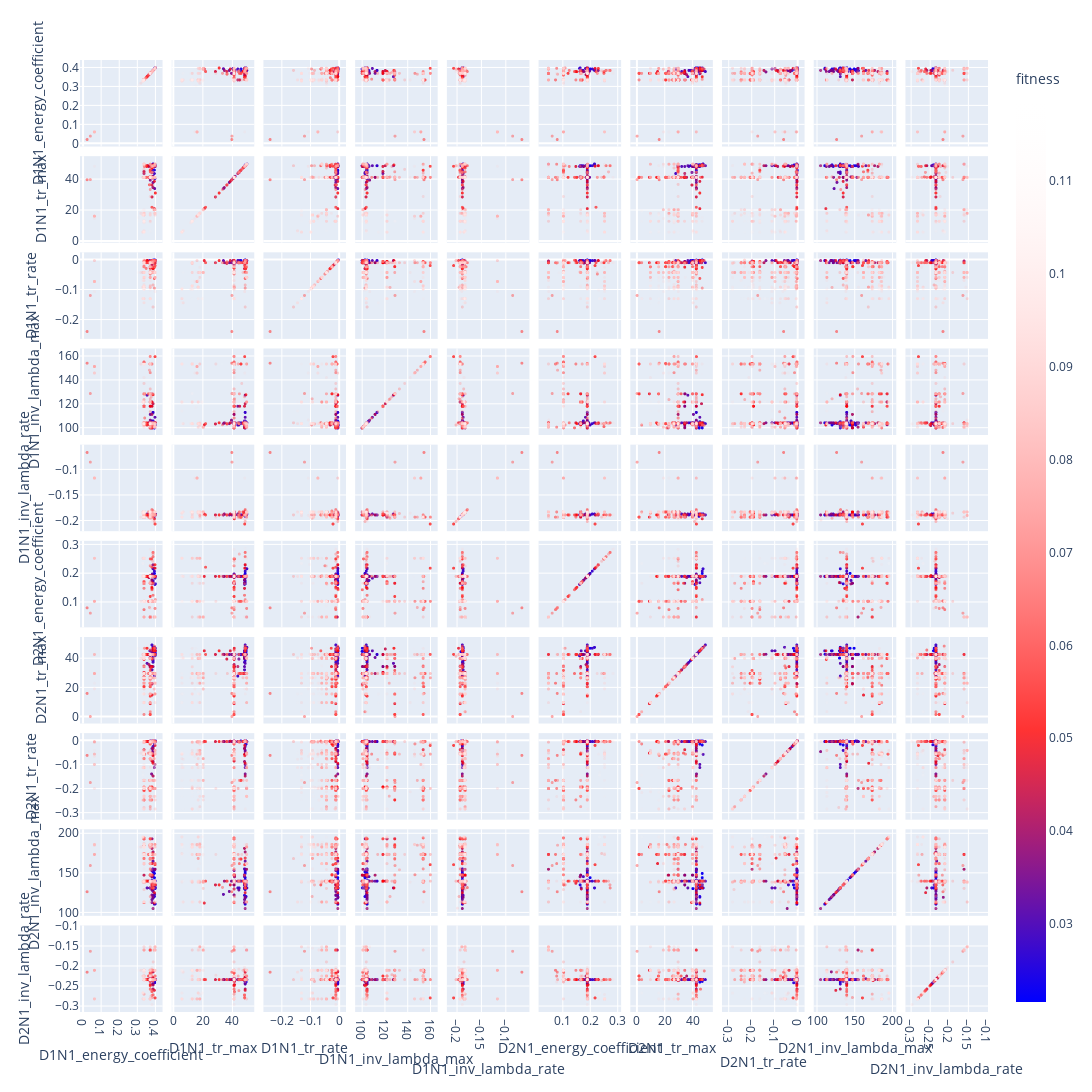

Notebook cell for this chart:
### Code cell
fig = px.scatter_matrix(
    viewer.hall_of_fame[:4000],
    dimensions=viewer.hall_of_fame.columns[:-1],
    height=1500,
    width=1500,
    color="fitness",
    color_continuous_scale=[
        (0, "rgba(0,0,255,1)"),
        (0.3, "rgba(255,0,0,0.8)"),
        (1, "rgba(255,255,255,0.0)"),
    ],
)
# fig.update_traces(
#     showupperhalf=False,
# )
# change la taille des points
fig.update_traces(
    marker={"size": 3},
    unselected={"marker": {"opacity": 0.01}},
)

param_bounds = {
    k: (v.lower_bound, v.upper_bound)
    for k, v in cost_function.functional_groups.unique_functional_groups_parameters_ordered.items()
}
for i, param_name in enumerate(viewer.hall_of_fame.columns[:-1]):
    lower_bound = param_bounds[param_name][0]
    upper_bound = param_bounds[param_name][1]
    fig.update_xaxes(range=[lower_bound, upper_bound], row=i + 1, col=i + 1)

fig

### Figure 1 — Plotly figure (JSON) as saved in the notebook; plotly's stock layout.template omitted (floating-point values rounded to 4 significant figures; data arrays with more than 128 entries replaced by an {"elided": "..."} marker saying what was removed)
{"data": [{"dimensions": [{"axis": {"matches": true}, "label": "D1N1_energy_coefficient", "values": {"elided": "4000 float values"}}, {"axis": {"matches": true}, "label": "D1N1_tr_max", "values": {"elided": "4000 float values"}}, {"axis": {"matches": true}, "label": "D1N1_tr_rate", "values": {"elided": "4000 float values"}}, {"axis": {"matches": true}, "label": "D1N1_inv_lambda_max", "values": {"elided": "4000 float values"}}, {"axis": {"matches": true}, "label": "D1N1_inv_lambda_rate", "values": {"elided": "4000 float values"}}, {"axis": {"matches": true}, "label": "D2N1_energy_coefficient", "values": {"elided": "4000 float values"}}, {"axis": {"matches": true}, "label": "D2N1_tr_max", "values": {"elided": "4000 float values"}}, {"axis": {"matches": true}, "label": "D2N1_tr_rate", "values": {"elided": "4000 float values"}}, {"axis": {"matches": true}, "label": "D2N1_inv_lambda_max", "values": {"elided": "4000 float values"}}, {"axis": {"matches": true}, "label": "D2N1_inv_lambda_rate", "values": {"elided": "4000 float values"}}], "hovertemplate": "%{xaxis.title.text}=%{x}<br>%{yaxis.title.text}=%{y}<br>fitness=%{marker.color}<extra></extra>", "legendgroup": "", "marker": {"color": {"elided": "4000 float values"}, "coloraxis": "coloraxis", "size": 3, "symbol": "circle"}, "name": "", "showlegend": false, "type": "splom", "unselected": {"marker": {"opacity": 0.01}}}], "layout": {"coloraxis": {"colorbar": {"title": {"text": "fitness"}}, "colorscale": [[0, "rgba(0,0,255,1)"], [0.3, "rgba(255,0,0,0.8)"], [1, "rgba(255,255,255,0.0)"]]}, "dragmode": "select", "height": 1500, "legend": {"tracegroupgap": 0}, "margin": {"t": 60}, "width": 1500}}
